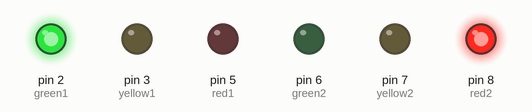
This sketch was run on a simulated Arduino Uno, built with avr-gcc and run on an emulated ATmega328P. On the bench: output pins drawn as LEDs (lit = HIGH).

Above: at 2.5 s.
At 6.0 s:
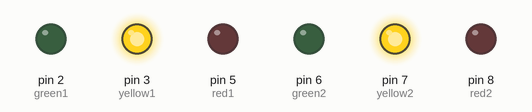
At 10.0 s:
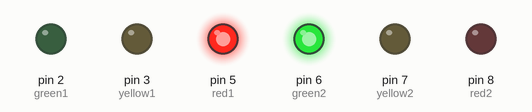
Timing chart, 0 to 16.9 s (numbered marks = the images above):
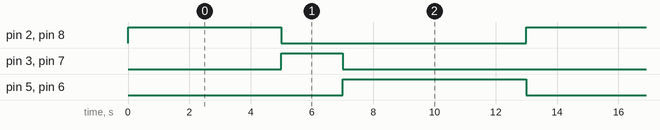

Measured:
- by itself, pin 2 (green1), pin 8 (red2): alternates HIGH for 5.0 s and LOW for 8.0 s
- by itself, pin 3 (yellow1), pin 7 (yellow2): alternates HIGH for 2.0 s and LOW for 11.0 s
- by itself, pin 5 (red1), pin 6 (green2): alternates HIGH for 6.0 s and LOW for 7.0 s

The sketch:

traffic_light.ino
```cpp
//variables
int green1=2;
int yellow1=3;
int red1=5;
int green2=6;
int yellow2=7;
int red2=8;
void setup() {
  pinMode(green1,OUTPUT);
  pinMode(yellow1,OUTPUT);
  pinMode(red1,OUTPUT);
  pinMode(green2,OUTPUT);
  pinMode(yellow2,OUTPUT);
  pinMode(red2,OUTPUT);
}

void loop() {
  digitalWrite(green1,HIGH);
  digitalWrite(yellow1,LOW);
  digitalWrite(red1,LOW);
  digitalWrite(green2,LOW);
  digitalWrite(yellow2,LOW);
  digitalWrite(red2,HIGH);
  delay(5000);
  digitalWrite(green1,LOW);
  digitalWrite(yellow1,HIGH);
  digitalWrite(red1,LOW);
  digitalWrite(green2,LOW);
  digitalWrite(yellow2,HIGH);
  digitalWrite(red2,LOW);
  delay(2000);
  digitalWrite(green1,LOW);
  digitalWrite(yellow1,LOW);
  digitalWrite(red1,HIGH);
  digitalWrite(green2,HIGH);
  digitalWrite(yellow2,LOW);
  digitalWrite(red2,LOW);
  delay(6000);
}
```
